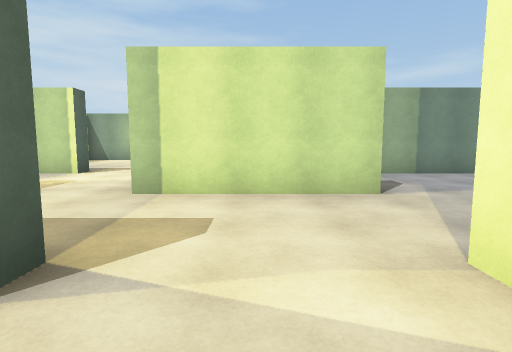
view 1 (above)

22 first-person views from a walk through a Unity game level. The camera is 1.4 m above the floor, tilts 6° down and sees 80° across. The floor is counted in squares, 2 m on a side. Each view is taken from the middle of a square. On the plan, view 1 faces up. The plan holds only what a view shows up to about 10 squares ahead; the rest is blank. The player character is not drawn.

view 2
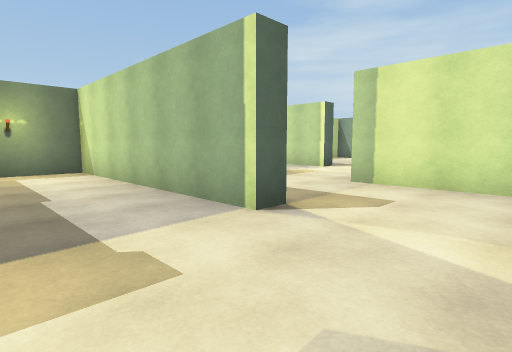

view 3
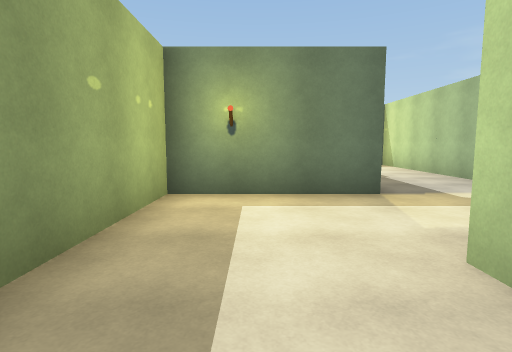

view 4
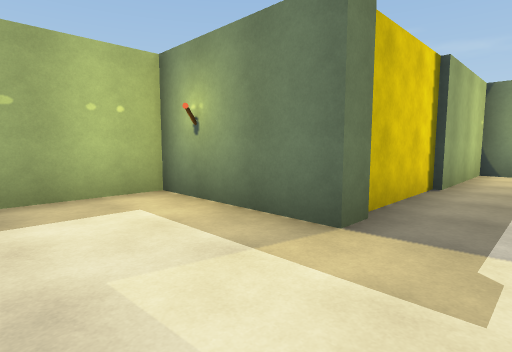

view 5
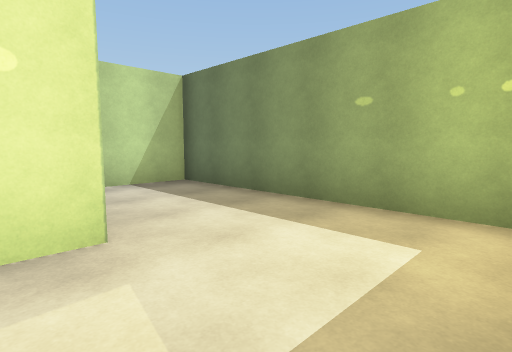

view 6
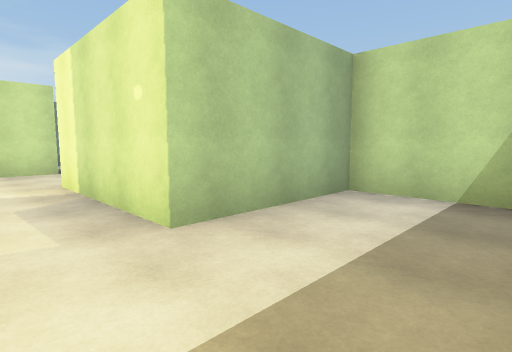

view 7
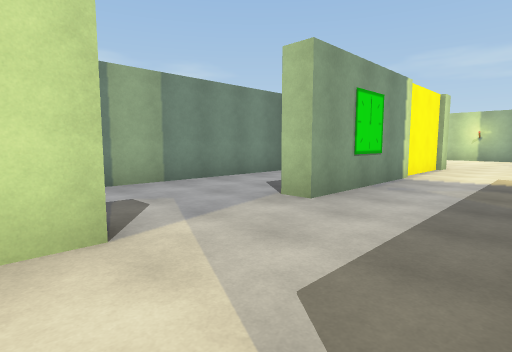

view 8
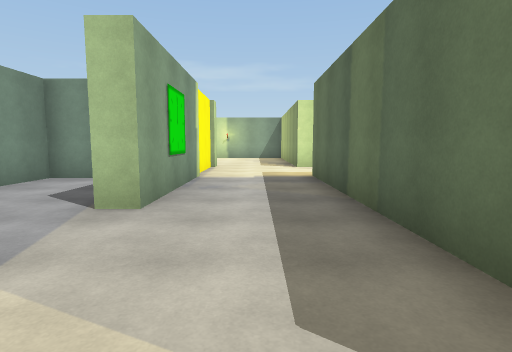

view 9
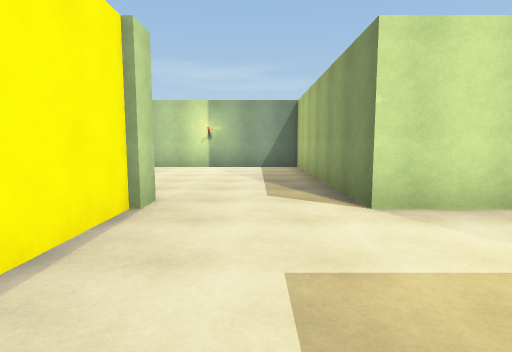

view 10
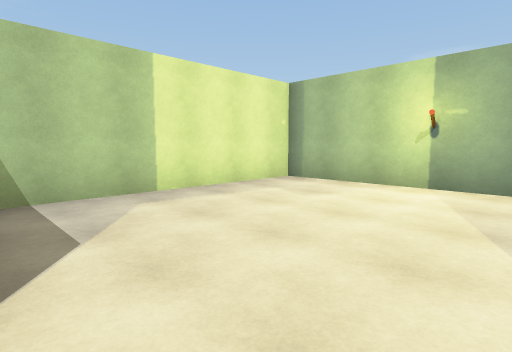

view 11
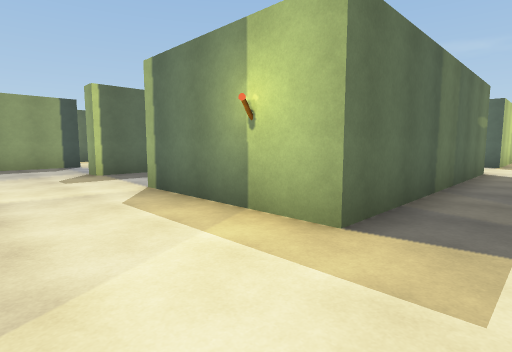

view 12
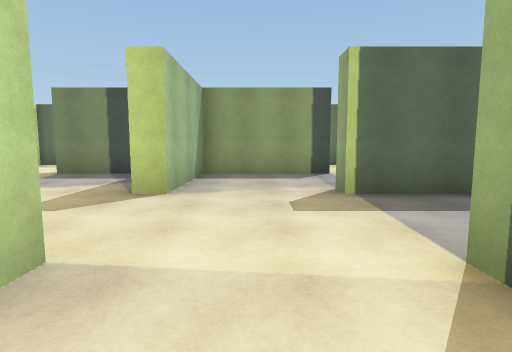

view 13
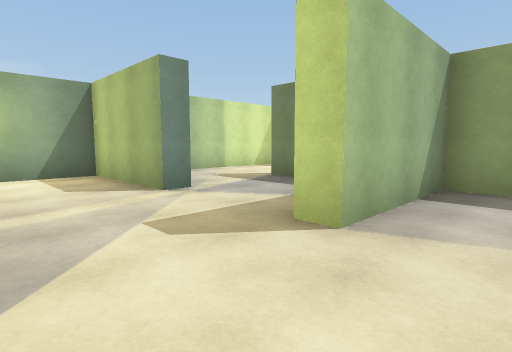

view 14
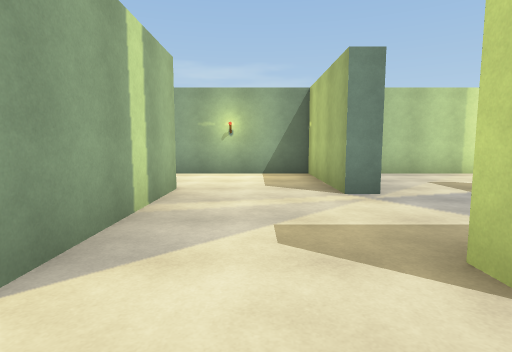

view 15
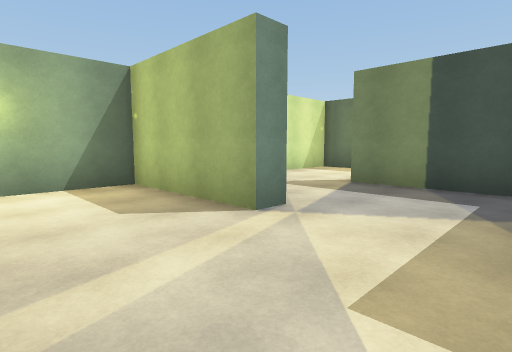

view 16
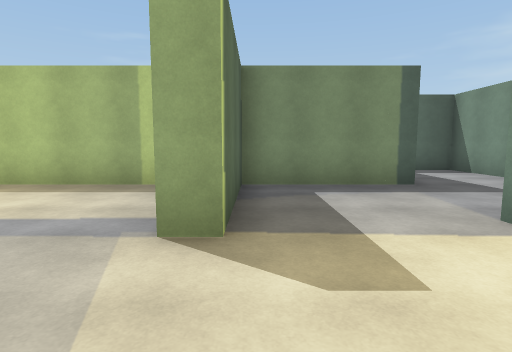

view 17
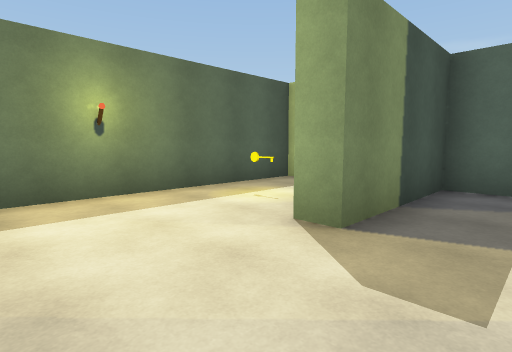

view 18
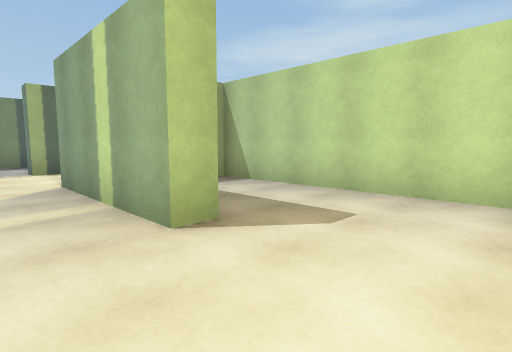

view 19
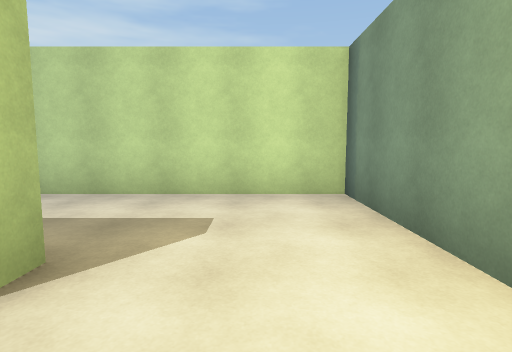

view 20
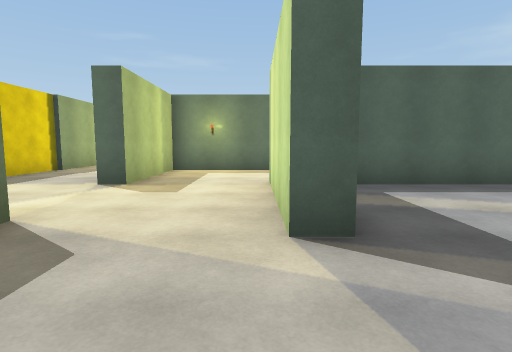

view 21
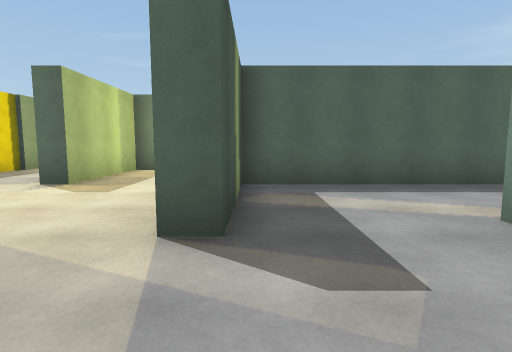

view 22
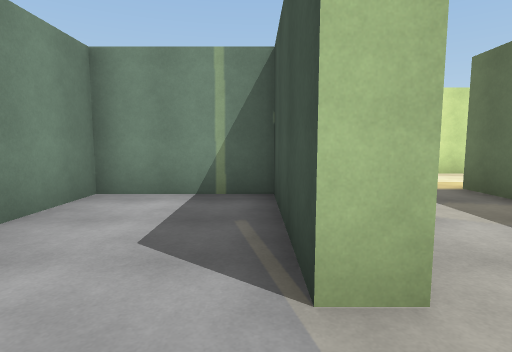

### Floor plan
Ten units are one square. View 1 is at (0, 0); x grows to the right and y downward. Boxes are objects, and circles mark ways between rooms. Rooms are numbered by the first view taken in them; rooms with no view inside come last. Other rooms are left out.
<svg viewBox="-77 -89 245 196">
<path fill="none" stroke="#000" d="M6 -42 -18 -42M-42 -44 -42 -17 -13 -17 -13 -13 -72 -13 -72 14 -13 14 -13 43 43 43 43 18 13 18 13 -17M78 -42 43 -42 43 -47 72 -47 72 -72 12 -72M108 -42 81 -42M102 18 102 -17 163 -17 163 -72 112 -72M13 -17 77 -17 77 18M-13 -84 -13 -47 18 -47 18 -42 6 -42M132 43 163 43 163 -13 108 -13M138 11 138 18 102 18M77 18 72 18M71 73 102 73 102 43 108 43M48 11 48 43 77 43 77 48M48 56 48 66M132 49 132 43M107 73 138 73 138 78M106 102 163 102 163 59M36 -13 18 -13 18 -2"/>
<rect x="125" y="85" width="10" height="10" fill="#bbb"><title>other object</title></rect>
<circle cx="15" cy="-35" r="3" fill="#2a7"/>
<circle cx="95" cy="10" r="3" fill="#2a7"/>
<circle cx="125" cy="50" r="3" fill="#2a7"/>
<circle cx="65" cy="10" r="3" fill="#2a7"/>
<text x="-10" y="0">1</text>
<text x="80" y="-40">2</text>
<text x="110" y="30">3</text>
<text x="140" y="80">4</text>
<text x="50" y="-10">5</text>
</svg>
Room 1 opens to room 2. Room 2 opens to room 3. Room 3 opens to room 4. Room 3 opens to room 5.

Where each view was taken, in squares from view 1:
view 1: 0 up, 0 right, facing up
view 2: 1 down, 1 right, facing up-left
view 3: 3 down, 3 right, facing left
view 4: 0 up, 1 right, facing down-left
view 5: 1 down, 1 left, facing down-right
view 6: 4 down, 0 right, facing up-right
view 7: 2 up, 1 right, facing up-right
view 8: 3 up, 1 right, facing right
view 9: 3 up, 7 right, facing right
view 10: 3 up, 11 right, facing up-right
view 11: 3 up, 10 right, facing down-left
view 12: 0 up, 9 right, facing down
view 13: 2 down, 9 right, facing down-right
view 14: 3 down, 9 right, facing right
view 15: 2 down, 11 right, facing down-right
view 16: 4 down, 10 right, facing left
view 17: 6 down, 16 right, facing down-left
view 18: 3 down, 16 right, facing up-left
view 19: 3 down, 15 right, facing up
view 20: 4 up, 4 right, facing left
view 21: 5 up, 4 right, facing left
view 22: 5 up, 3 right, facing right
